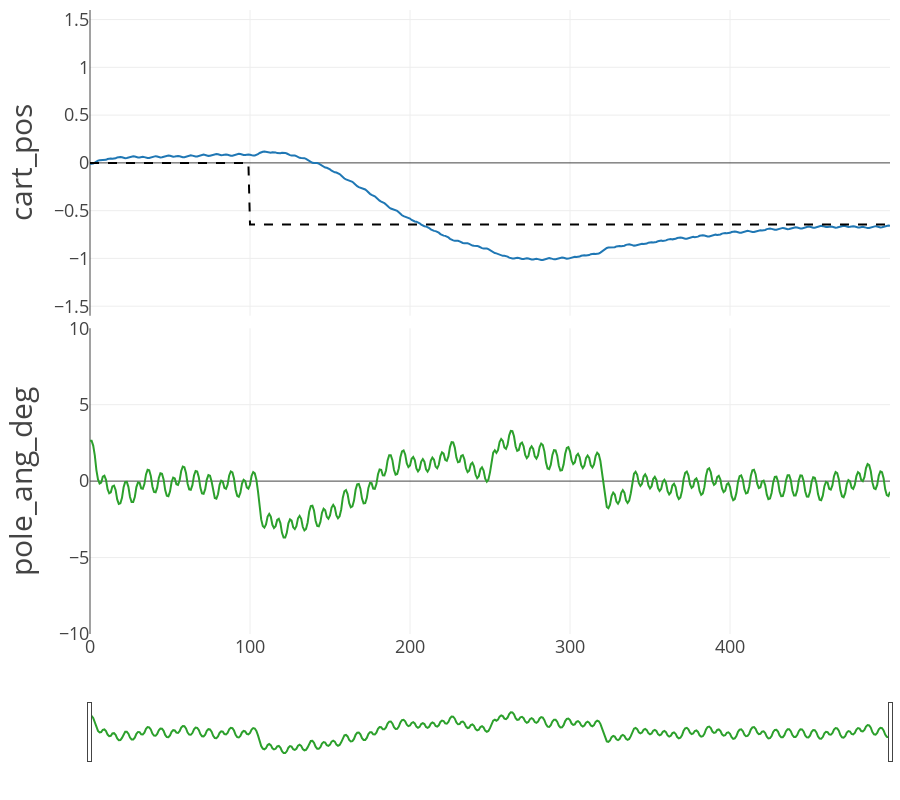

This figure's notebook cell:
### Code cell
EP = 1

fig = cprender.lineplot(df, ep=EP, incl_velo=False)
fig.show()

### Figure 1 — Plotly figure (JSON) as saved in the notebook; plotly's stock layout.template omitted (floating-point values rounded to 4 significant figures; data arrays with more than 128 entries replaced by an {"elided": "..."} marker saying what was removed)
{"data": [{"mode": "lines", "name": "cart_pos", "showlegend": false, "type": "scatter", "x": {"elided": "501 int values"}, "xaxis": "x", "y": {"elided": "501 float values"}, "yaxis": "y"}, {"line": {"color": "black", "dash": "dash"}, "mode": "lines", "name": "cart_pos_setpoint", "showlegend": false, "type": "scatter", "x": {"elided": "501 int values"}, "xaxis": "x", "y": {"elided": "501 float values"}, "yaxis": "y"}, {"mode": "lines", "name": "pole_ang_deg", "showlegend": false, "type": "scatter", "x": {"elided": "501 int values"}, "xaxis": "x2", "y": {"elided": "501 float values"}, "yaxis": "y2"}], "layout": {"height": 800, "hovermode": "x unified", "legend": {"orientation": "h", "x": 0.5, "xanchor": "center", "y": -0.02, "yanchor": "top"}, "margin": {"b": 10, "l": 90, "r": 10, "t": 10}, "xaxis": {"anchor": "y", "domain": [0, 1], "matches": "x2", "range": [0, 500], "showticklabels": false, "tickfont": {"size": 18}}, "xaxis2": {"anchor": "y2", "domain": [0, 1], "range": [0, 500], "rangeslider": {"visible": true}, "tickfont": {"size": 18}}, "yaxis": {"anchor": "x", "domain": [0.51, 1], "range": [-1.6, 1.6], "tickfont": {"size": 18}, "title": {"font": {"size": 30}, "text": "cart_pos"}}, "yaxis2": {"anchor": "x2", "domain": [0, 0.49], "range": [-10.0, 10.0], "tickfont": {"size": 18}, "title": {"font": {"size": 30}, "text": "pole_ang_deg"}}}}
